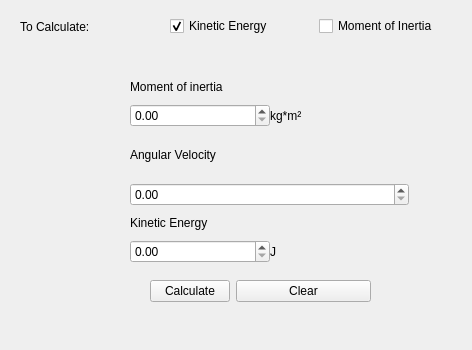
        <widget class="QWidget" name="tab_7">
         <attribute name="title">
          <string>Rotational</string>
         </attribute>
         <widget class="QWidget" name="layoutWidget_3">
          <property name="geometry">
           <rect>
            <x>150</x>
            <y>280</y>
            <width>221</width>
            <height>61</height>
           </rect>
          </property>
          <layout class="QFormLayout" name="formLayout_8">
           <item row="0" column="0">
            <widget class="QPushButton" name="pushButton_CalculRot">
             <property name="text">
              <string>Calculate</string>
             </property>
            </widget>
           </item>
           <item row="0" column="1">
            <widget class="QPushButton" name="pushButton_ClearKin1">
             <property name="cursor">
              <cursorShape>PointingHandCursor</cursorShape>
             </property>
             <property name="text">
              <string>Clear</string>
             </property>
            </widget>
           </item>
          </layout>
         </widget>
         <widget class="QWidget" name="layoutWidget">
          <property name="geometry">
           <rect>
            <x>20</x>
            <y>10</y>
            <width>443</width>
            <height>33</height>
           </rect>
          </property>
          <layout class="QHBoxLayout" name="horizontalLayout_2">
           <item>
            <widget class="QLabel" name="label_24">
             <property name="text">
              <string>To Calculate:</string>
             </property>
            </widget>
           </item>
           <item>
            <widget class="QCheckBox" name="checkBox_KineticEnRot">
             <property name="text">
              <string>Kinetic Energy</string>
             </property>
             <property name="checked">
              <bool>true</bool>
             </property>
            </widget>
           </item>
           <item>
            <widget class="QCheckBox" name="checkBox_MomOfInRot">
             <property name="text">
              <string>Moment of Inertia</string>
             </property>
            </widget>
           </item>
          </layout>
         </widget>
         <widget class="QWidget" name="layoutWidget">
          <property name="geometry">
           <rect>
            <x>130</x>
            <y>70</y>
            <width>279</width>
            <height>193</height>
           </rect>
          </property>
          <layout class="QGridLayout" name="gridLayout_21">
           <property name="leftMargin">
            <number>0</number>
           </property>
           <property name="horizontalSpacing">
            <number>50</number>
           </property>
           <item row="1" column="0">
            <layout class="QGridLayout" name="gridLayout_12">
             <item row="1" column="0">
              <widget class="QLabel" name="label_R1">
               <property name="text">
                <string>Angular Velocity</string>
               </property>
              </widget>
             </item>
             <item row="2" column="0">
              <widget class="QDoubleSpinBox" name="doubleSpinBox_angularvel"/>
             </item>
             <item row="3" column="0">
              <layout class="QGridLayout" name="gridLayout_36">
               <item row="1" column="0">
                <widget class="QDoubleSpinBox" name="doubleSpinBox_Kinetic"/>
               </item>
               <item row="0" column="0">
                <widget class="QLabel" name="label_R1_3">
                 <property name="text">
                  <string>Kinetic Energy</string>
                 </property>
                </widget>
               </item>
               <item row="1" column="1">
                <widget class="QLabel" name="label_27">
                 <property name="text">
                  <string>J</string>
                 </property>
                </widget>
               </item>
              </layout>
             </item>
             <item row="0" column="0">
              <layout class="QGridLayout" name="gridLayout_7">
               <item row="0" column="0">
                <widget class="QLabel" name="label_R2">
                 <property name="text">
                  <string>Moment of inertia </string>
                 </property>
                </widget>
               </item>
               <item row="1" column="0">
                <widget class="QDoubleSpinBox" name="doubleSpinBox_inertia"/>
               </item>
               <item row="1" column="1">
                <widget class="QLabel" name="label_22">
                 <property name="text">
                  <string>kg*m²</string>
                 </property>
                </widget>
               </item>
              </layout>
             </item>
            </layout>
           </item>
          </layout>
         </widget>
        </widget>
